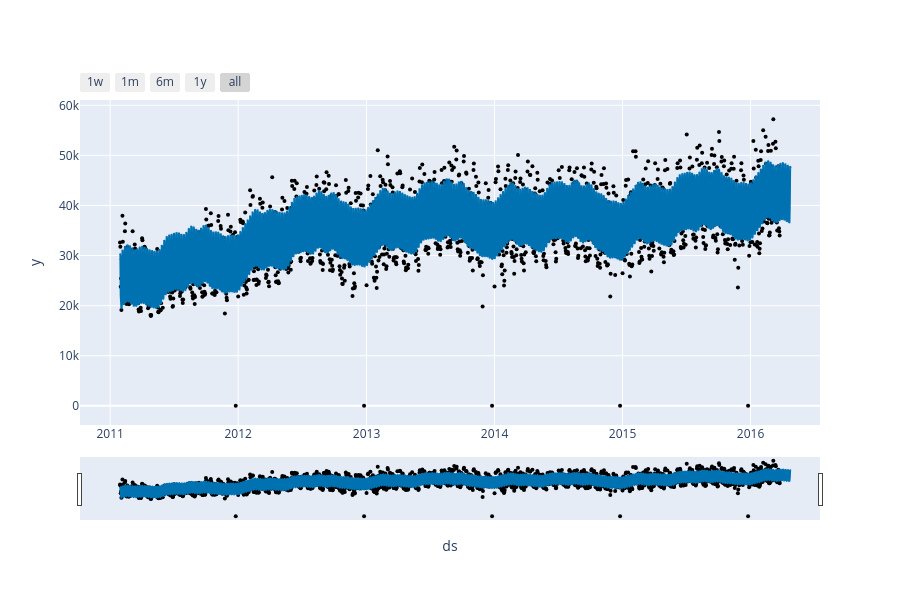

Source (notebook cell):
### Code cell
fig = plot_plotly(m, forecast)  
py.iplot(fig)

### Figure 1 — Plotly figure (JSON) as saved in the notebook; plotly's stock layout.template omitted (floating-point values rounded to 4 significant figures; data arrays with more than 128 entries replaced by an {"elided": "..."} marker saying what was removed)
{"data": [{"marker": {"color": "black", "size": 4}, "mode": "markers", "name": "Actual", "type": "scatter", "x": {"elided": "1883 str values"}, "y": {"elided": "1883 int values"}}, {"hoverinfo": "skip", "line": {"width": 0}, "mode": "lines", "type": "scatter", "x": {"elided": "1913 str values"}, "y": {"elided": "1913 float values"}}, {"fill": "tonexty", "fillcolor": "rgba(0, 114, 178, 0.2)", "line": {"color": "#0072B2", "width": 2}, "mode": "lines", "name": "Predicted", "type": "scatter", "x": {"elided": "1913 str values"}, "y": {"elided": "1913 float values"}}, {"fill": "tonexty", "fillcolor": "rgba(0, 114, 178, 0.2)", "hoverinfo": "skip", "line": {"width": 0}, "mode": "lines", "type": "scatter", "x": {"elided": "1913 str values"}, "y": {"elided": "1913 float values"}}], "layout": {"height": 600, "showlegend": false, "width": 900, "xaxis": {"rangeselector": {"buttons": [{"count": 7, "label": "1w", "step": "day", "stepmode": "backward"}, {"count": 1, "label": "1m", "step": "month", "stepmode": "backward"}, {"count": 6, "label": "6m", "step": "month", "stepmode": "backward"}, {"count": 1, "label": "1y", "step": "year", "stepmode": "backward"}, {"step": "all"}]}, "rangeslider": {"visible": true}, "title": {"text": "ds"}, "type": "date"}, "yaxis": {"title": {"text": "y"}}}}
